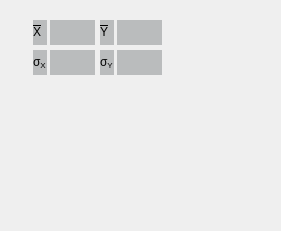
      <widget class="QCustomPlot" name="p_customPlot_width90" native="true">
       <property name="geometry">
        <rect>
         <x>10</x>
         <y>20</y>
         <width>281</width>
         <height>231</height>
        </rect>
       </property>
       <widget class="QFrame" name="frame_2">
        <property name="geometry">
         <rect>
          <x>30</x>
          <y>20</y>
          <width>133</width>
          <height>55</height>
         </rect>
        </property>
        <property name="styleSheet">
         <string notr="true">QFrame#frame_2 {
border: 0.1ex solid #76797c;
 border-radius: 0.2ex;
background-color:  rgb(49, 54, 59, 0)
 }

QLabel {
background-color:  rgb(49, 54, 59, 70)
}

</string>
        </property>
        <property name="frameShape">
         <enum>QFrame::StyledPanel</enum>
        </property>
        <property name="frameShadow">
         <enum>QFrame::Raised</enum>
        </property>
        <widget class="QLabel" name="label_32">
         <property name="geometry">
          <rect>
           <x>3</x>
           <y>0</y>
           <width>14</width>
           <height>25</height>
          </rect>
         </property>
         <property name="font">
          <font>
           <pointsize>9</pointsize>
          </font>
         </property>
         <property name="styleSheet">
          <string notr="true">QLabel#label_32 {
background-color:  rgb(49, 54, 59, 70)
}
</string>
         </property>
         <property name="text">
          <string>&lt;html&gt;&lt;head/&gt;&lt;body&gt;&lt;p&gt;&lt;SPAN STYLE=&quot;text-decoration:overline&quot;&gt;X&lt;/SPAN&gt; &lt;/p&gt;&lt;/body&gt;&lt;/html&gt;</string>
         </property>
         <property name="alignment">
          <set>Qt::AlignLeading|Qt::AlignLeft|Qt::AlignVCenter</set>
         </property>
         <property name="wordWrap">
          <bool>true</bool>
         </property>
        </widget>
        <widget class="QLabel" name="p_lineEdit_x_width90_mean">
         <property name="geometry">
          <rect>
           <x>20</x>
           <y>0</y>
           <width>45</width>
           <height>25</height>
          </rect>
         </property>
         <property name="minimumSize">
          <size>
           <width>0</width>
           <height>25</height>
          </size>
         </property>
         <property name="font">
          <font>
           <pointsize>9</pointsize>
          </font>
         </property>
         <property name="styleSheet">
          <string notr="true">QLabel#p_lineEdit_x_width90_mean {
background-color:  rgb(49, 54, 59, 70)
}
</string>
         </property>
         <property name="text">
          <string/>
         </property>
         <property name="alignment">
          <set>Qt::AlignCenter</set>
         </property>
        </widget>
        <widget class="QLabel" name="label_33">
         <property name="geometry">
          <rect>
           <x>3</x>
           <y>30</y>
           <width>14</width>
           <height>25</height>
          </rect>
         </property>
         <property name="font">
          <font>
           <pointsize>9</pointsize>
          </font>
         </property>
         <property name="styleSheet">
          <string notr="true">QLabel#label_33 {
background-color:  rgb(49, 54, 59, 70)
}
</string>
         </property>
         <property name="text">
          <string>&lt;html&gt;&lt;head/&gt;&lt;body&gt;&lt;p&gt;σ&lt;span style=&quot; vertical-align:sub;&quot;&gt;X&lt;/span&gt;&lt;/p&gt;&lt;/body&gt;&lt;/html&gt;</string>
         </property>
        </widget>
        <widget class="QLabel" name="p_lineEdit_x_width90_sd">
         <property name="geometry">
          <rect>
           <x>20</x>
           <y>30</y>
           <width>45</width>
           <height>25</height>
          </rect>
         </property>
         <property name="minimumSize">
          <size>
           <width>0</width>
           <height>25</height>
          </size>
         </property>
         <property name="font">
          <font>
           <pointsize>9</pointsize>
          </font>
         </property>
         <property name="styleSheet">
          <string notr="true">QLabel#p_lineEdit_x_width90_sd {
background-color:  rgb(49, 54, 59, 70)
}
</string>
         </property>
         <property name="text">
          <string/>
         </property>
         <property name="alignment">
          <set>Qt::AlignCenter</set>
         </property>
        </widget>
        <widget class="QLabel" name="label_28">
         <property name="geometry">
          <rect>
           <x>70</x>
           <y>0</y>
           <width>14</width>
           <height>25</height>
          </rect>
         </property>
         <property name="font">
          <font>
           <pointsize>9</pointsize>
          </font>
         </property>
         <property name="styleSheet">
          <string notr="true">QLabel#label_28 {
background-color:  rgb(49, 54, 59, 70)
}
</string>
         </property>
         <property name="text">
          <string>&lt;html&gt;&lt;head/&gt;&lt;body&gt;&lt;p&gt;&lt;SPAN STYLE=&quot;text-decoration:overline&quot;&gt;Y&lt;/SPAN&gt; &lt;/p&gt;&lt;/body&gt;&lt;/html&gt;</string>
         </property>
         <property name="alignment">
          <set>Qt::AlignLeading|Qt::AlignLeft|Qt::AlignVCenter</set>
         </property>
        </widget>
        <widget class="QLabel" name="label_29">
         <property name="geometry">
          <rect>
           <x>70</x>
           <y>30</y>
           <width>14</width>
           <height>25</height>
          </rect>
         </property>
         <property name="font">
          <font>
           <pointsize>9</pointsize>
          </font>
         </property>
         <property name="styleSheet">
          <string notr="true">QLabel#label_29 {
background-color:  rgb(49, 54, 59, 70)
}
</string>
         </property>
         <property name="text">
          <string>&lt;html&gt;&lt;head/&gt;&lt;body&gt;&lt;p&gt;σ&lt;span style=&quot; vertical-align:sub;&quot;&gt;Y&lt;/span&gt;&lt;/p&gt;&lt;/body&gt;&lt;/html&gt;</string>
         </property>
        </widget>
        <widget class="QLabel" name="p_lineEdit_y_width90_mean">
         <property name="geometry">
          <rect>
           <x>87</x>
           <y>0</y>
           <width>45</width>
           <height>25</height>
          </rect>
         </property>
         <property name="minimumSize">
          <size>
           <width>0</width>
           <height>25</height>
          </size>
         </property>
         <property name="font">
          <font>
           <pointsize>9</pointsize>
          </font>
         </property>
         <property name="styleSheet">
          <string notr="true">QLabel#p_lineEdit_y_width90_mean {
background-color:  rgb(49, 54, 59, 70)
}
</string>
         </property>
         <property name="text">
          <string/>
         </property>
         <property name="alignment">
          <set>Qt::AlignCenter</set>
         </property>
        </widget>
        <widget class="QLabel" name="p_lineEdit_y_width90_sd">
         <property name="geometry">
          <rect>
           <x>87</x>
           <y>30</y>
           <width>45</width>
           <height>25</height>
          </rect>
         </property>
         <property name="minimumSize">
          <size>
           <width>0</width>
           <height>25</height>
          </size>
         </property>
         <property name="font">
          <font>
           <pointsize>9</pointsize>
          </font>
         </property>
         <property name="styleSheet">
          <string notr="true">QLabel#p_lineEdit_y_width90_sd {
background-color:  rgb(49, 54, 59, 70)
}
</string>
         </property>
         <property name="text">
          <string/>
         </property>
         <property name="alignment">
          <set>Qt::AlignCenter</set>
         </property>
        </widget>
       </widget>
      </widget>
